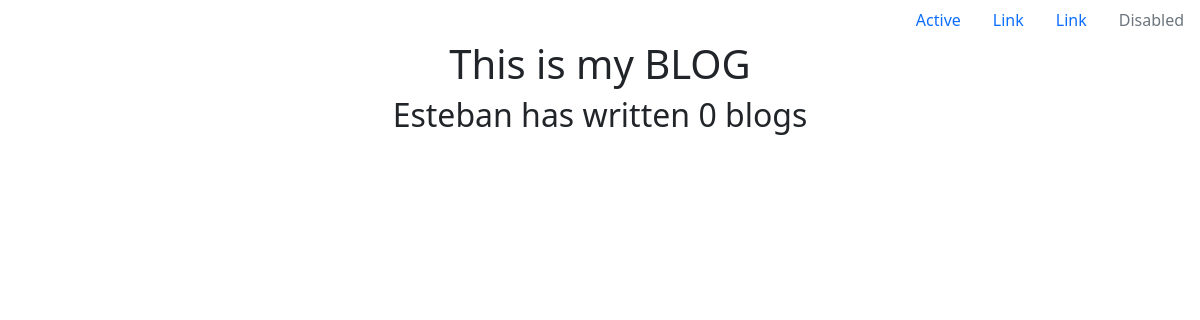
The page /blog/ on the database as committed earlier.
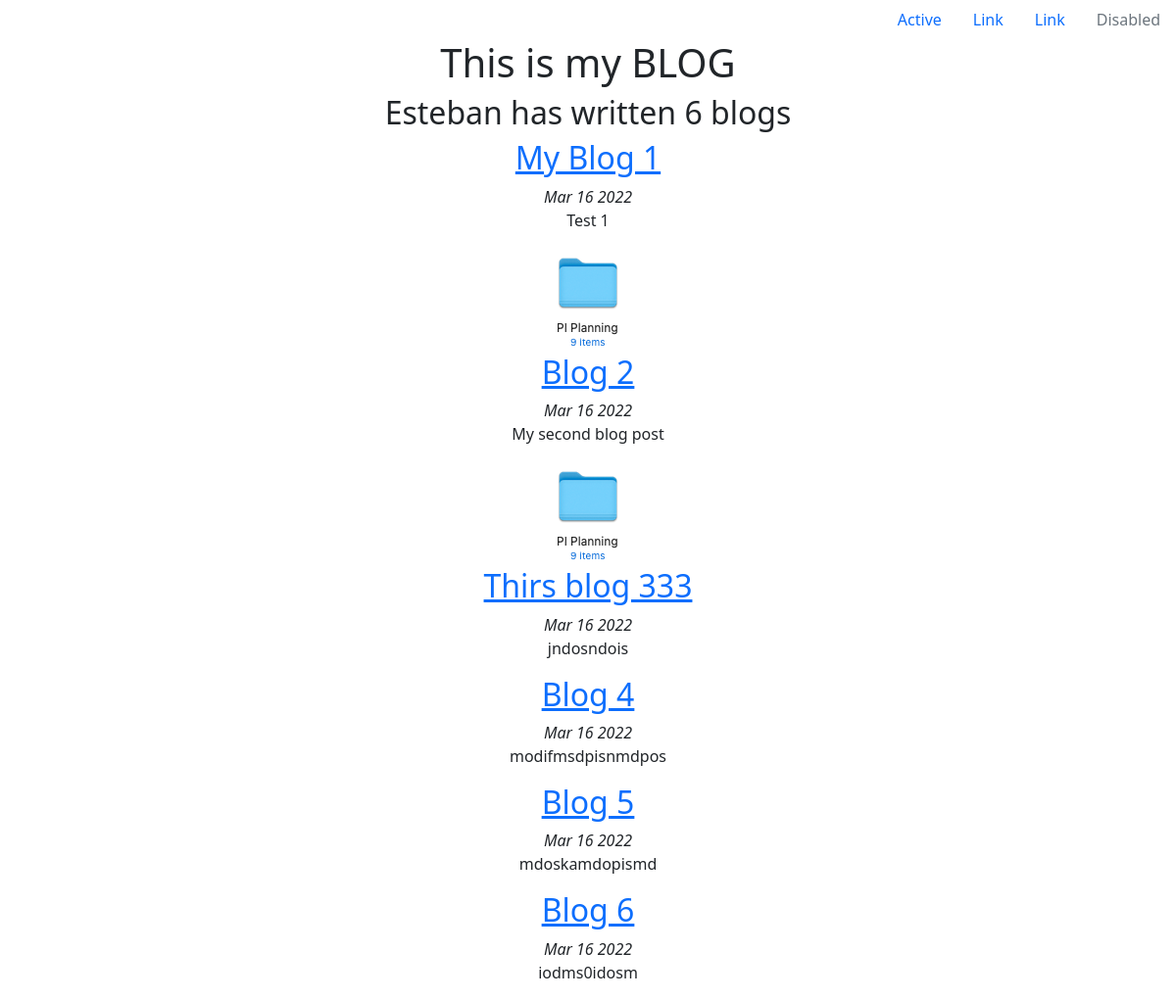
The same page on the database as committed later.
### blog/models.py (models this page shows, shortened)
class Blog(models.Model):
    title = models.CharField(max_length=100)
    description = models.CharField(max_length=250)
    image = models.ImageField(upload_to='blog/images/', blank=True)
    pub_date = models.DateField(auto_now=True)

### blog/views.py (the view)
# urls.py: path('', views.all_blogs, name='all_blogs'),
def all_blogs(request):
    blogs = Blog.objects.order_by('-pub_date')
    return render(request, 'blog/all_blogs.html', {'blogs': blogs})

### blog/templates/blog/all_blogs.html
{% extends 'portfolio/base.html' %}
{% block content %}
<div class="container text-center">
    <h1>This is my BLOG</h1>
    <h2>Esteban has written {{ blogs.count }} blog{{ blogs.count|pluralize }}</h2>
    {% for blog in blogs %}
        <a href="{% url 'blog:detail' blog.id %}"><h2>{{ blog.title }}</h2></a>
        <em>{{ blog.pub_date|date:'M d Y' }}</em>
        <p>{{ blog.description|striptags|truncatechars:20 }}</p>
        {% if blog.image %}
            <img src="{{ blog.image.url}}">
        {% endif %}
    {% endfor %}
</div>
{% endblock %}

### portfolio/templates/portfolio/base.html (shortened to what this page needs)
<!doctype html>
<html lang="en">
  <head>
    <link href="https://cdn.jsdelivr.net/npm/bootstrap@5.1.3/dist/css/bootstrap.min.css" rel="stylesheet">
  </head>
  <body>
    <ul class="nav justify-content-end">
        <li class="nav-item">
          <a class="nav-link active" aria-current="page" href="#">Active</a>
        </li>
        <li class="nav-item">
          <a class="nav-link" href="#">Link</a>
        </li>
        <li class="nav-item">
          <a class="nav-link" href="#">Link</a>
        </li>
        <li class="nav-item">
          <a class="nav-link disabled">Disabled</a>
        </li>
    </ul>
    {% block content %}{% endblock %}
  </body>
</html>

Rows that differ between the two databases and show on the page:
added Blog: title "My Blog 1", pub_date "Mar 16 2022", description "Test 1", image (picture)
added Blog: title "Blog 2", pub_date "Mar 16 2022", description "My second blog post", image (picture)
added Blog: title "Thirs blog 333", pub_date "Mar 16 2022", description "jndosndois"
added Blog: title "Blog 4", pub_date "Mar 16 2022", description "modifmsdpisnmdpos"
added Blog: title "Blog 5", pub_date "Mar 16 2022", description "mdoskamdopismd"
added Blog: title "Blog 6", pub_date "Mar 16 2022", description "iodms0idosm"
Other text that changed with them:
{{ blogs.count }}: "0" → "6"
